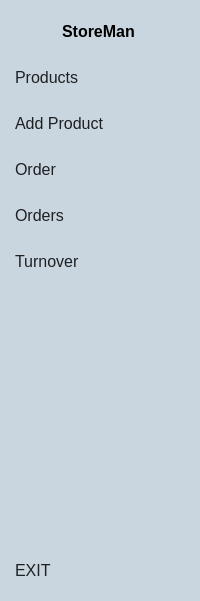
     <widget class="QWidget" name="icon_name_widget" native="true">
      <property name="sizePolicy">
       <sizepolicy hsizetype="Preferred" vsizetype="Preferred">
        <horstretch>0</horstretch>
        <verstretch>0</verstretch>
       </sizepolicy>
      </property>
      <property name="minimumSize">
       <size>
        <width>151</width>
        <height>0</height>
       </size>
      </property>
      <property name="font">
       <font>
        <pointsize>12</pointsize>
       </font>
      </property>
      <property name="styleSheet">
       <string notr="true">QWidget{
background-color: rgb(201, 214, 223);
	border-bottom-right-radius:15px;
	border-top-right-radius:15px;
}



QPushButton{
	text-align:left;
	color: rgb(30, 32, 34);
	height:40px;
	border:none;
	padding:4px;

}


QPushButton:checked{
	color:rgb(201, 214, 223);
	font-weight:bold;
	background-color: rgb(82, 97, 107);
	border-radius:10px;
	
}</string>
      </property>
      <layout class="QVBoxLayout" name="verticalLayout">
       <item>
        <layout class="QHBoxLayout" name="horizontalLayout_2">
         <item>
          <widget class="QPushButton" name="menu_button_2">
           <property name="minimumSize">
            <size>
             <width>45</width>
             <height>40</height>
            </size>
           </property>
           <property name="maximumSize">
            <size>
             <width>45</width>
             <height>40</height>
            </size>
           </property>
           <property name="cursor">
            <cursorShape>PointingHandCursor</cursorShape>
           </property>
           <property name="styleSheet">
            <string notr="true">border:none;
</string>
           </property>
           <property name="text">
            <string/>
           </property>
           <property name="icon">
            <iconset resource="recurses.qrc">
             <normaloff>:/stor/circle-ellipsis-vertical (1).png</normaloff>
             <normalon>:/stor/circle-ellipsis-vertical (12).png</normalon>:/stor/circle-ellipsis-vertical (1).png</iconset>
           </property>
           <property name="iconSize">
            <size>
             <width>35</width>
             <height>35</height>
            </size>
           </property>
           <property name="checkable">
            <bool>true</bool>
           </property>
           <property name="autoRepeat">
            <bool>false</bool>
           </property>
           <property name="autoExclusive">
            <bool>true</bool>
           </property>
          </widget>
         </item>
         <item>
          <widget class="QLabel" name="store_man_label">
           <property name="font">
            <font>
             <pointsize>12</pointsize>
             <weight>75</weight>
             <bold>true</bold>
            </font>
           </property>
           <property name="styleSheet">
            <string notr="true">color: rgb(0, 0, 0);</string>
           </property>
           <property name="text">
            <string>StoreMan</string>
           </property>
          </widget>
         </item>
        </layout>
       </item>
       <item>
        <widget class="QPushButton" name="products_button_2">
         <property name="minimumSize">
          <size>
           <width>0</width>
           <height>40</height>
          </size>
         </property>
         <property name="maximumSize">
          <size>
           <width>16777215</width>
           <height>40</height>
          </size>
         </property>
         <property name="font">
          <font>
           <pointsize>12</pointsize>
          </font>
         </property>
         <property name="cursor">
          <cursorShape>PointingHandCursor</cursorShape>
         </property>
         <property name="text">
          <string>Products</string>
         </property>
         <property name="icon">
          <iconset resource="recurses.qrc">
           <normaloff>:/stor/boxes.png</normaloff>
           <normalon>:/stor/boxes2.png</normalon>:/stor/boxes.png</iconset>
         </property>
         <property name="iconSize">
          <size>
           <width>30</width>
           <height>30</height>
          </size>
         </property>
         <property name="checkable">
          <bool>true</bool>
         </property>
         <property name="autoExclusive">
          <bool>true</bool>
         </property>
        </widget>
       </item>
       <item>
        <widget class="QPushButton" name="add_product_button_2">
         <property name="minimumSize">
          <size>
           <width>0</width>
           <height>40</height>
          </size>
         </property>
         <property name="maximumSize">
          <size>
           <width>16777215</width>
           <height>40</height>
          </size>
         </property>
         <property name="font">
          <font>
           <pointsize>12</pointsize>
          </font>
         </property>
         <property name="cursor">
          <cursorShape>PointingHandCursor</cursorShape>
         </property>
         <property name="text">
          <string>Add Product</string>
         </property>
         <property name="icon">
          <iconset resource="recurses.qrc">
           <normaloff>:/stor/add.png</normaloff>
           <normalon>:/stor/add2.png</normalon>:/stor/add.png</iconset>
         </property>
         <property name="iconSize">
          <size>
           <width>30</width>
           <height>30</height>
          </size>
         </property>
         <property name="checkable">
          <bool>true</bool>
         </property>
         <property name="autoExclusive">
          <bool>true</bool>
         </property>
        </widget>
       </item>
       <item>
        <widget class="QPushButton" name="order_button_2">
         <property name="minimumSize">
          <size>
           <width>0</width>
           <height>40</height>
          </size>
         </property>
         <property name="maximumSize">
          <size>
           <width>16777215</width>
           <height>40</height>
          </size>
         </property>
         <property name="font">
          <font>
           <pointsize>12</pointsize>
          </font>
         </property>
         <property name="cursor">
          <cursorShape>PointingHandCursor</cursorShape>
         </property>
         <property name="text">
          <string>Order</string>
         </property>
         <property name="icon">
          <iconset resource="recurses.qrc">
           <normaloff>:/stor/shopping-cart (1).png</normaloff>
           <normalon>:/stor/shopping-cart2.png</normalon>:/stor/shopping-cart (1).png</iconset>
         </property>
         <property name="iconSize">
          <size>
           <width>30</width>
           <height>30</height>
          </size>
         </property>
         <property name="checkable">
          <bool>true</bool>
         </property>
         <property name="autoExclusive">
          <bool>true</bool>
         </property>
        </widget>
       </item>
       <item>
        <widget class="QPushButton" name="orders_button_2">
         <property name="minimumSize">
          <size>
           <width>0</width>
           <height>40</height>
          </size>
         </property>
         <property name="maximumSize">
          <size>
           <width>16777215</width>
           <height>40</height>
          </size>
         </property>
         <property name="font">
          <font>
           <pointsize>12</pointsize>
          </font>
         </property>
         <property name="cursor">
          <cursorShape>PointingHandCursor</cursorShape>
         </property>
         <property name="text">
          <string>Orders</string>
         </property>
         <property name="icon">
          <iconset resource="recurses.qrc">
           <normaloff>:/stor/stats (1).png</normaloff>
           <normalon>:/stor/stats.png</normalon>:/stor/stats (1).png</iconset>
         </property>
         <property name="iconSize">
          <size>
           <width>30</width>
           <height>30</height>
          </size>
         </property>
         <property name="checkable">
          <bool>true</bool>
         </property>
         <property name="autoExclusive">
          <bool>true</bool>
         </property>
        </widget>
       </item>
       <item>
        <widget class="QPushButton" name="Turnover_button_2">
         <property name="minimumSize">
          <size>
           <width>0</width>
           <height>40</height>
          </size>
         </property>
         <property name="maximumSize">
          <size>
           <width>16777215</width>
           <height>40</height>
          </size>
         </property>
         <property name="font">
          <font>
           <pointsize>12</pointsize>
          </font>
         </property>
         <property name="cursor">
          <cursorShape>PointingHandCursor</cursorShape>
         </property>
         <property name="text">
          <string>Turnover</string>
         </property>
         <property name="icon">
          <iconset resource="recurses.qrc">
           <normaloff>:/stor/coins.png</normaloff>
           <normalon>:/stor/coins2.png</normalon>:/stor/coins.png</iconset>
         </property>
         <property name="iconSize">
          <size>
           <width>30</width>
           <height>30</height>
          </size>
         </property>
         <property name="checkable">
          <bool>true</bool>
         </property>
         <property name="autoExclusive">
          <bool>true</bool>
         </property>
        </widget>
       </item>
       <item>
        <spacer name="verticalSpacer_2">
         <property name="orientation">
          <enum>Qt::Vertical</enum>
         </property>
         <property name="sizeHint" stdset="0">
          <size>
           <width>20</width>
           <height>263</height>
          </size>
         </property>
        </spacer>
       </item>
       <item>
        <widget class="QPushButton" name="exit_button_2">
         <property name="minimumSize">
          <size>
           <width>0</width>
           <height>40</height>
          </size>
         </property>
         <property name="maximumSize">
          <size>
           <width>16777215</width>
           <height>40</height>
          </size>
         </property>
         <property name="cursor">
          <cursorShape>PointingHandCursor</cursorShape>
         </property>
         <property name="text">
          <string>EXIT</string>
         </property>
         <property name="icon">
          <iconset resource="recurses.qrc">
           <normaloff>:/stor/exit.png</normaloff>:/stor/exit.png</iconset>
         </property>
         <property name="iconSize">
          <size>
           <width>30</width>
           <height>30</height>
          </size>
         </property>
        </widget>
       </item>
      </layout>
     </widget>
